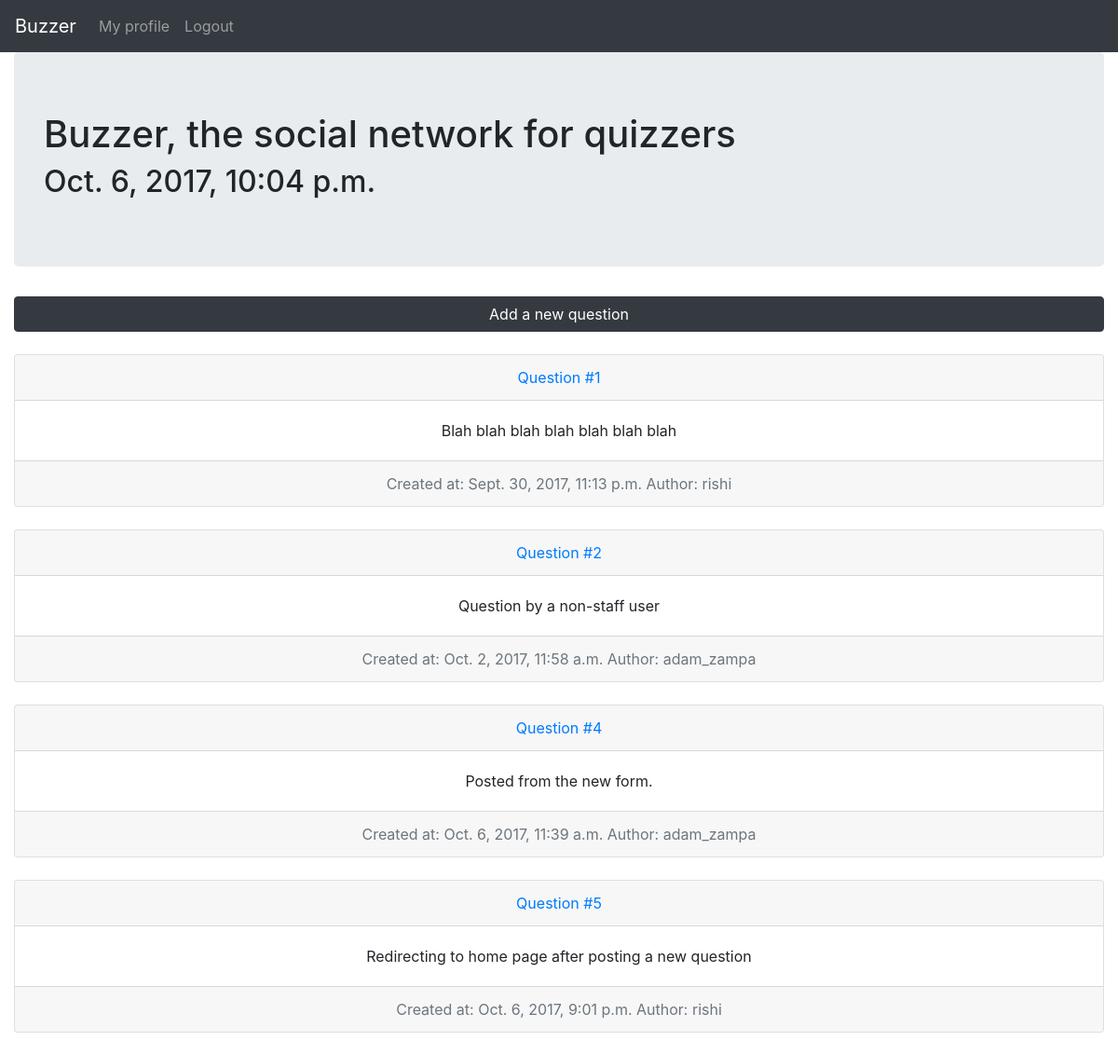
The app's page / (signed in) with its own data.
### myapp/models.py (models this page shows, shortened)
class Question(models.Model):
	question_text = models.TextField()
	created_at = models.DateTimeField(default = timezone.now())
	author = models.ForeignKey('auth.User')

### myapp/views.py (the view)
# urls.py: url(r"^$", views.home, name = 'home'),
def home(request):
	questions = Question.objects.all()
	today_datetime = timezone.now()
	return render(request, 'home.html', { 'time': today_datetime, 'questions': questions, 'user': request.user })

### myapp/templates/home.html (shortened to what this page needs)
<!DOCTYPE html>
<html>
<head>
	<link rel="stylesheet" href="https://maxcdn.bootstrapcdn.com/bootstrap/4.0.0-beta/css/bootstrap.min.css">
</head>
<body>
	<nav class="navbar navbar-expand-lg navbar-dark bg-dark">
		<a class="navbar-brand" href="{% url 'home' %}">Buzzer</a>
		<div class="collapse navbar-collapse" id="navbarNavAltMarkup">
			<div class="navbar-nav">
				{% if user.is_authenticated %}
					<a class="nav-item nav-link" href="{% url 'profile' %}">My profile</a>
					<a class="nav-item nav-link" href="{% url 'logout' %}">Logout</a>
				{% else %}
					<a class="nav-item nav-link" href="{% url 'login' %}">Login</a>
					<a class="nav-item nav-link" href="{% url 'register' %}">Register</a>
				{% endif %}
			</div>
		</div>
	</nav>
	<div class="container-fluid">
		<div class="jumbotron">
			<h1>Buzzer, the social network for quizzers</h1>
			<h2>{{ time }}</h2>
		</div>
		<a type="button" class="btn btn-dark btn-block" href="{% url 'new_question' %}">Add a new question</a>
		<br />
		{% for question in questions %}
			<div class="card text-center">
				<div class="card-header">
					<a href="{% url 'page' question_id=question.pk %}">Question #{{ question.pk }}</a>
				  </div>
				  <div class="card-body">
				    	<p class="card-text">{{ question.question_text }}</p>
				  </div>
				  <div class="card-footer text-muted">
				    Created at: {{ question.created_at }}
					Author: {{ question.author }}
				  </div>
			</div>
			<br />
		{% endfor %}
	</div>
</body>
</html>

### records on screen
Question: pk "1", question_text "Blah blah blah blah blah blah blah", created_at "Sept. 30, 2017, 11:13 p.m.", author "rishi"
Question: pk "2", question_text "Question by a non-staff user", created_at "Oct. 2, 2017, 11:58 a.m.", author "adam_zampa"
Question: pk "4", question_text "Posted from the new form.", created_at "Oct. 6, 2017, 11:39 a.m.", author "adam_zampa"
Question: pk "5", question_text "Redirecting to home page after posting a new question", created_at "Oct. 6, 2017, 9:01 p.m.", author "rishi"
